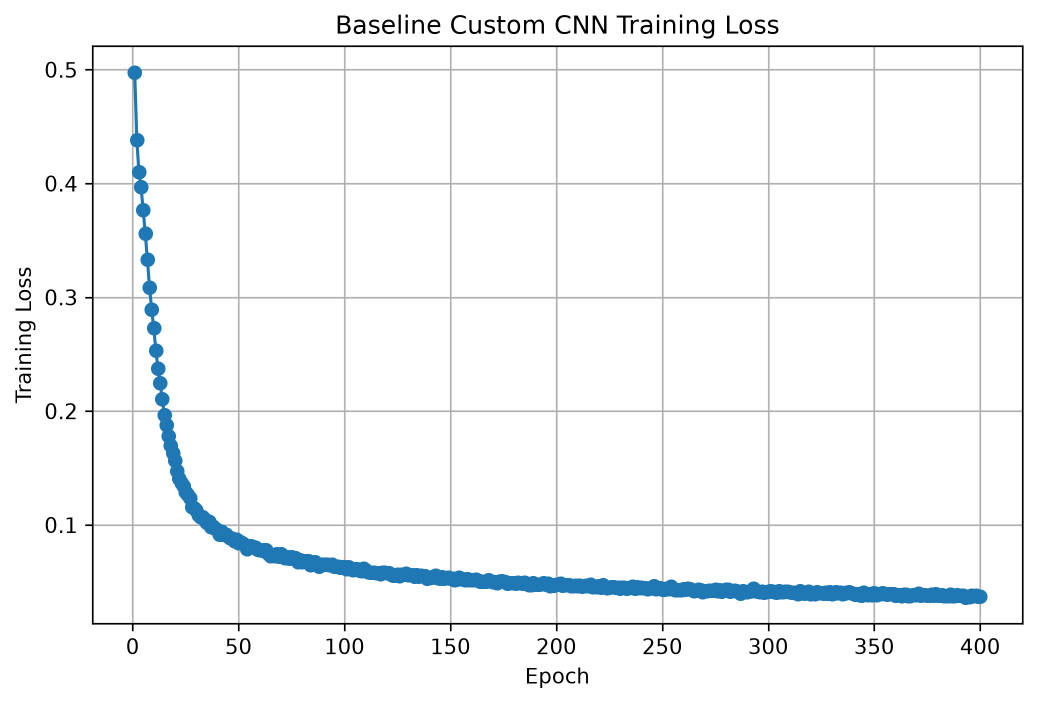
#> input picture baseline_training_loss.png, 2074 x 1407 px (shown at 1/2 size)
$ python -i preprocessing.py   (imports and definitions only)
#> lines starting #> are read from the running program, lines starting #| are printed output that depends on the picture
from src.config import IMAGE_SIZE

import cv2
import numpy as np


def resize_image(image, size=IMAGE_SIZE):
    return cv2.resize(image, size)


def normalize_image(image):
    return image.astype(np.float32) / 255.0


def apply_clahe(image, clip_limit=2.0, grid_size=(8, 8)):
#> called with clip_limit = 2, grid_size = (8, 8)
    lab = cv2.cvtColor(image, cv2.COLOR_RGB2LAB)
#> lab: shape (1407, 2074, 3); mean of channels 0, 1, 2 246.7, 127.9, 127.1

    l, a, b = cv2.split(lab)
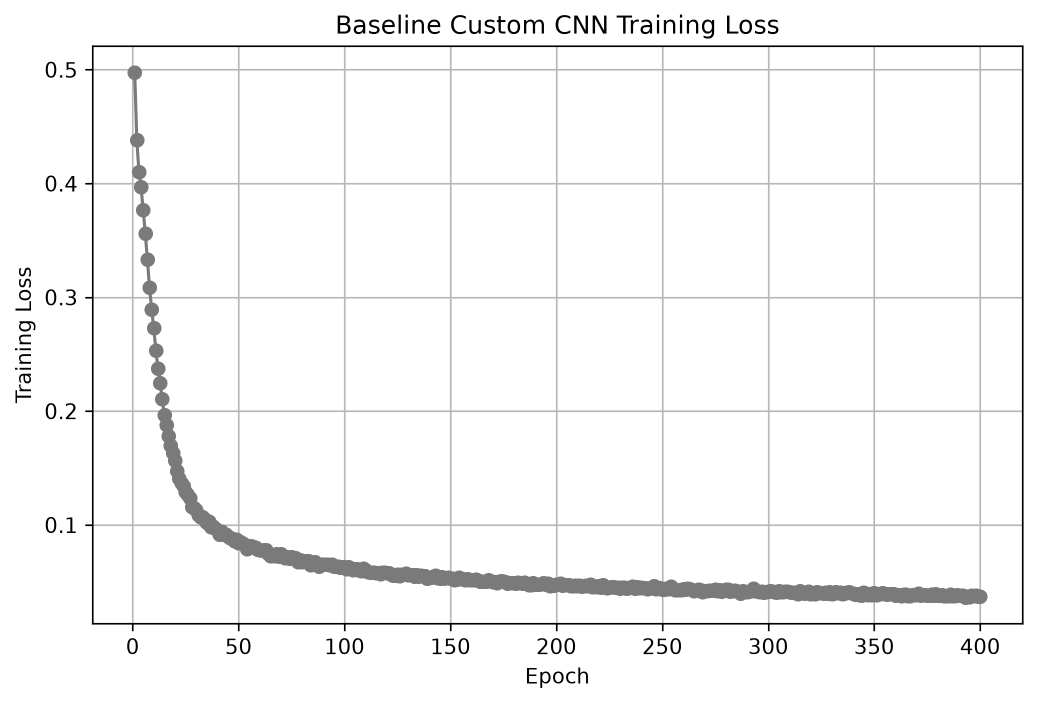
#> l: shape (1407, 2074) (shown at 1/2 size); min 0, max 255, mean 246.7
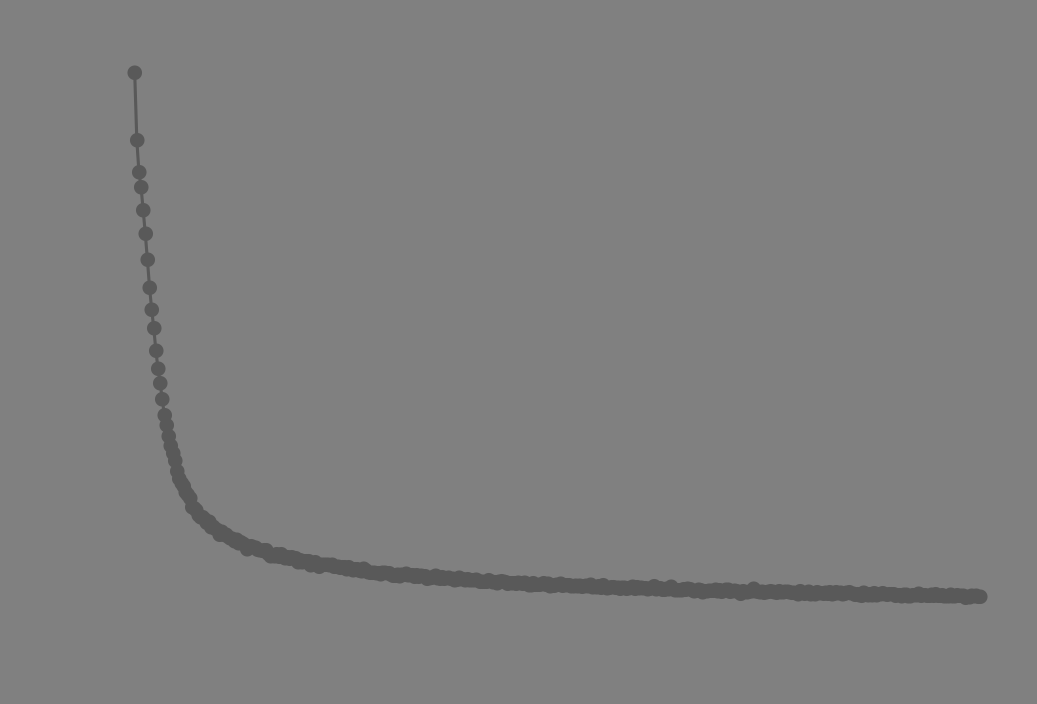
#> b: shape (1407, 2074) (shown at 1/2 size); min 89, max 128, mean 127.1

    clahe = cv2.createCLAHE(
        clipLimit=clip_limit,
        tileGridSize=grid_size
    )

    l = clahe.apply(l)

    lab = cv2.merge((l, a, b))
#> lab: shape (1407, 2074, 3); mean of channels 0, 1, 2 246.6, 127.9, 127.1

    return cv2.cvtColor(lab, cv2.COLOR_LAB2RGB)


def apply_bilateral_filter(image):
    return cv2.bilateralFilter(
        image,
        d=9,
        sigmaColor=75,
        sigmaSpace=75
    )


def resize_bounding_boxes(boxes, x_scale, y_scale):
    boxes = boxes.copy()

    boxes["xmin"] = (boxes["xmin"] * x_scale).astype(int)
    boxes["ymin"] = (boxes["ymin"] * y_scale).astype(int)
    boxes["xmax"] = (boxes["xmax"] * x_scale).astype(int)
    boxes["ymax"] = (boxes["ymax"] * y_scale).astype(int)

    return boxes


def draw_boxes(image, boxes, color=(255, 0, 0), thickness=2):
    output = image.copy()

    for _, row in boxes.iterrows():
        cv2.rectangle(
            output,
            (int(row["xmin"]), int(row["ymin"])),
            (int(row["xmax"]), int(row["ymax"])),
            color,
            thickness
        )

    return output

>>> import cv2
>>> picture = cv2.cvtColor(cv2.imread('baseline_training_loss.png'), cv2.COLOR_BGR2RGB)
>>> result = apply_clahe(picture)
